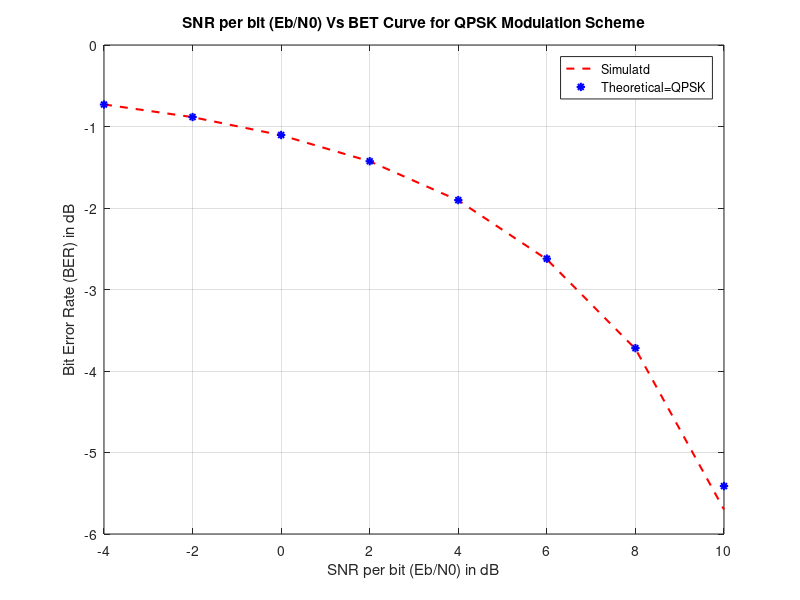

MATLAB code to generate this figure:
% Demonstration of Eb/N0 Vs BER for QPSK modulation scheme
%RECEIVER
clear;
clc;
%input
N=1000000;
EbN0dB=-4:2:10;
data=randn(1,N)>=0;
oddData=data(1:2:end);
evenData=data(2:2:end);
qpskModulated = sqrt(1/2)*(1i*(2*oddData-1)+(2*evenData-1));
M=4;
Rm=log2(M);
Rc=1;
BER=zeros(1,length(EbN0dB));
index=1;
for i = EbN0dB,
EbN0=10.^(i/10);
noiseSigma= sqrt(1./(2*Rm*Rc*EbN0));
noise=noiseSigma*(randn(1,length(qpskModulated))+1i*randn(1,length(qpskModulated)));
received=qpskModulated + noise;
detected_real=real(received)>=0;
detected_img=imag(received)>=0;
estimatedBits=reshape([detected_img;detected_real],1,[]);
BER(index)=sum(xor(data,estimatedBits))/length(data);
index=index+1;
end
plotHandle=plot(EbN0dB,log10(BER),'r--');
set(plotHandle,'LineWidth',1.5);
title('SNR per bit (En/N0) Vs BER Curve for QPSK Modulated Scheme');
xlabel('SNR per bit (Eb/N0) in dB');
plotHandle=plot(EbN0dB,log10(BER),'r--');
set(plotHandle,'LineWidth',1.5);
title('SNR per bit (Eb/N0) Vs BET Curve for QPSK Modulation Scheme');
xlabel('SNR per bit (Eb/N0) in dB');
ylabel('Bit Error Rate (BER) in dB');
grid on;
hold on;
theoreticalBER=0.5*erfc(sqrt(10.^(EbN0dB/10)));
plotHandle=plot(EbN0dB,log10(theoreticalBER),'b*');
set(plotHandle,'LineWidth',1.5);
legend('Simulatd','Theoretical=QPSK','Theoretical-QPSK');
grid on;
